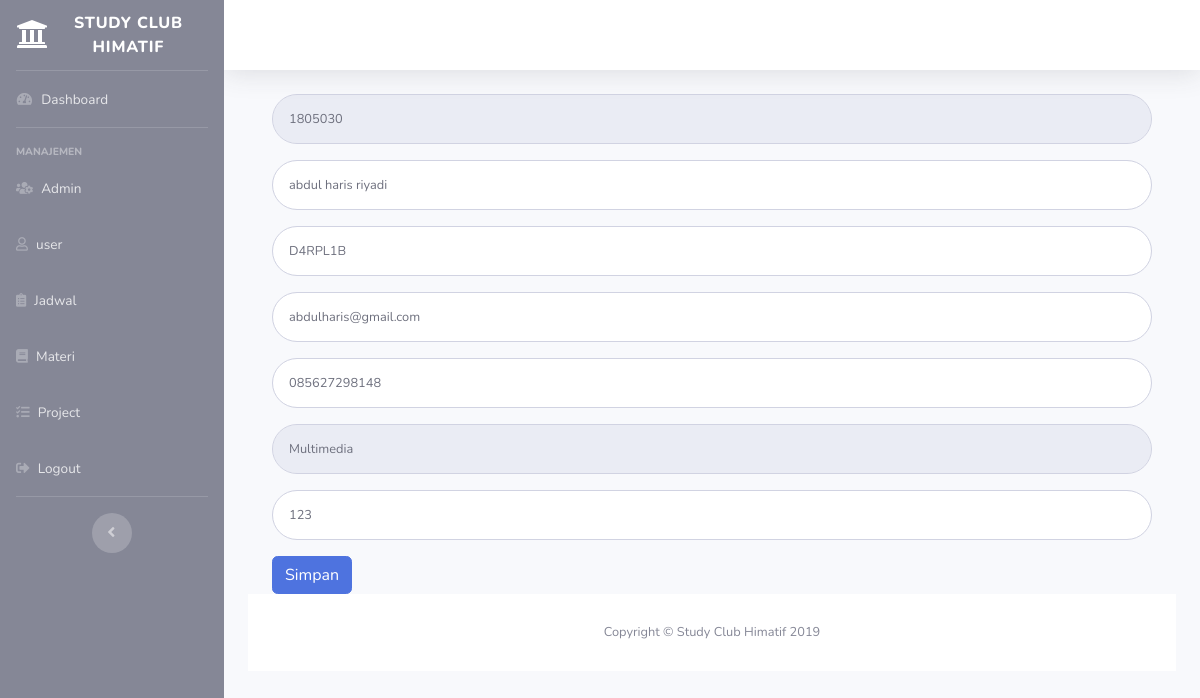
/admin/user/ubah.php?nim=1805030, run on the app's committed database.
### tables this page shows
CREATE TABLE `user` (
  `nim` int(50) NOT NULL,
  `nama` varchar(40) NOT NULL,
  `kelas` varchar(30) NOT NULL,
  `kategori` varchar(40) NOT NULL,
  `no_hp` varchar(15) NOT NULL,
  `email` varchar(30) NOT NULL,
  `password` varchar(40) NOT NULL
);

### admin/user/ubah.php (the view, shortened to what this page needs)
<?php
include '../../koneksi.php';
$x = $_GET["nim"];
$q="SELECT * FROM user WHERE nim='$x'";
$query= mysqli_query($koneksi,$q);
foreach($query as $data) :
  $nim=$data["nim"];
  $nama=$data['nama'];
  $kelas=$data['kelas'];
  $kategori=$data['kategori'];
  $no_hp=$data['no_hp'];
  $email=$data['email'];
  $password=$data['password'];
endforeach;
?>
<!DOCTYPE html>
<html lang="en">
<head>
  <link href="../../vendor/fontawesome-free/css/all.min.css" rel="stylesheet" type="text/css">
  <link href="../../css/sb-admin-2.min.css" rel="stylesheet">
<link href="../../vendor/datatables/dataTables.bootstrap4.min.css" rel="stylesheet">
</head>
<body id="page-top">
  <div id="wrapper">
    <?php
      include 'menu.php';
    ?>
    <div id="content-wrapper" class="d-flex flex-column">
      <div id="content">
      <?php
      include 'header.php';
    ?>
          <div class="container-fluid">
           <div class="container">
           <div class="row-md-3">
           <form class="user" action="" method="post">
										<div class="form-group">
											<input type="text" class="form-control form-control-user" name="nim" value="<?=$nim?>" readonly>
										</div>
										<div class="form-group">
											<input type="text" class="form-control form-control-user" name="nama" value="<?=$nama?>">
										</div>
										<div class="form-group">
											<input type="text" class="form-control form-control-user" name="kelas" value="<?=$kelas?>">
										</div>
										<div class="form-group">
											<input type="text" class="form-control form-control-user" name="email" value="<?= $email?>">
										</div>
										<div class="form-group">
											<input type="text" class="form-control form-control-user" name="no_hp" value="<?=$no_hp?>">
										</div>
										<div class="form-group">
											<input type="text" class="form-control form-control-user" name="kategori" value="<?=$kategori?>" readonly>
										</div>
										<div class="form-group">
											<input type="text" class="form-control form-control-user" name="password" value="<?=$password?>">
										</div>
                            <Button class="btn btn-primary " type="submit" name="submit">
                                Simpan
                            </Button>
                        </form>
           </div>
           </div>
      <footer class="sticky-footer bg-white">
        <div class="container my-auto">
          <div class="copyright text-center my-auto">
            <span>Copyright &copy; Study Club Himatif 2019</span>
          </div>
        </div>
      </footer>
    </div>
  </div>
</body>
</html>

### data on the page
user: nim "1805030", nama "abdul haris riyadi", kelas "D4RPL1B", email "abdulharis@gmail.com", no_hp "085627298148", kategori "Multimedia", password "123"
